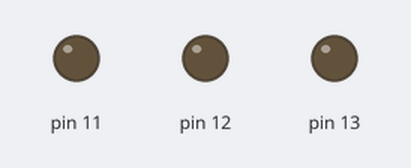
A sketch run on a simulated Arduino Uno, built with avr-gcc and run on an emulated ATmega328P. On the bench: output pins drawn as LEDs (lit = HIGH).

Above: at 0.5 s.
At 2.5 s:
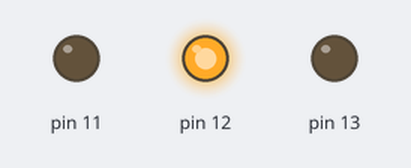
At 3.5 s:
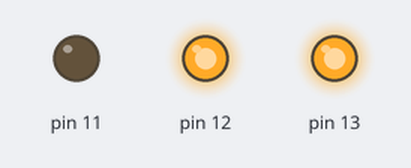
At 4.5 s:
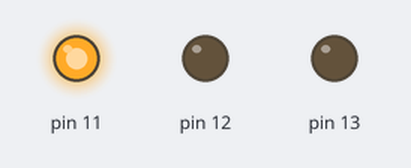
At 6.5 s:
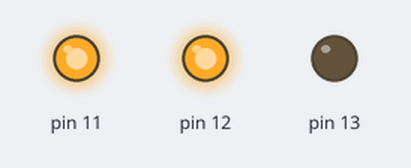
At 9.5 s:
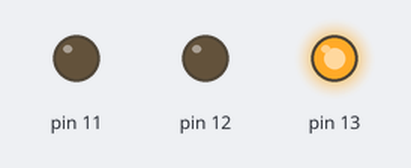
Timing chart, 0 to 10.4 s (numbered marks = the images above):
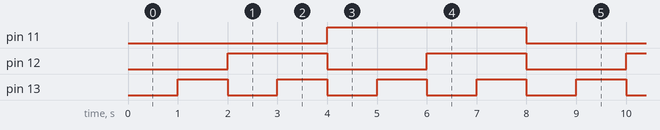

The sketch:

binary_counter_ino.ino
```cpp
//Program to implement simple 3 bit binary counter(Automatic)
/*This program was wirtten by Adithya Selvaprithiviraj
This program is free software: you can redistribute it and/or modify
it under the terms of the GNU General Public License as published by
the Free Software Foundation, either version 3 of the License, or GNU General Public License for more details.

You should have received a copy of the GNU General Public License
along with this program. If not, see <http://www.gnu.org/licenses/>.*/

/* Anode of three leds are tied to digital pins 11,12 and 13 resppectively and cathode is tied to the ground*/
void setup()
{
  pinMode(13,OUTPUT);
  pinMode(11,OUTPUT);
  pinMode(12,OUTPUT);
}
void loop ()
{
  int a,b,c;
  int i;
  for(i=0;i<8;i++)
  {
    /* simple logic to slice binary bits from an integer*/
    a=i%2;
    b=(i/2)%2;
    c=(i/4)%2;
    digitalWrite(13,a);
    digitalWrite(12,b);
    digitalWrite(11,c);
    delay(1000);

  }
}
```

Measured:
- by itself, pin 11: alternates HIGH for 4.0 s and LOW for 4.0 s
- by itself, pin 12: alternates HIGH for 2.0 s and LOW for 2.0 s
- by itself, pin 13: alternates HIGH for 1.0 s and LOW for 1.0 s
